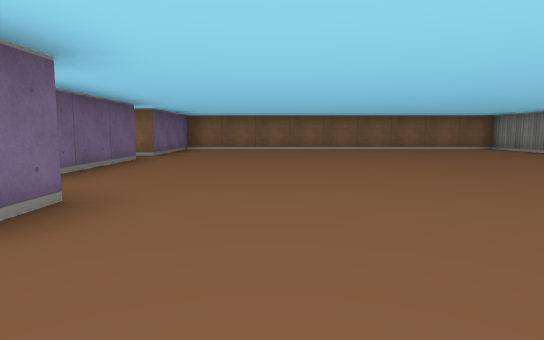
View 1 (above)

14 first-person views from a walk through a cub3D level. The camera is about half as high as the walls, tilts 6° down and sees 75° across. The floor is counted in squares. Each view is taken from the middle of a square. On the plan, view 1 faces up. The plan holds only what a view shows up to about 9 squares ahead; the rest is blank.

View 2
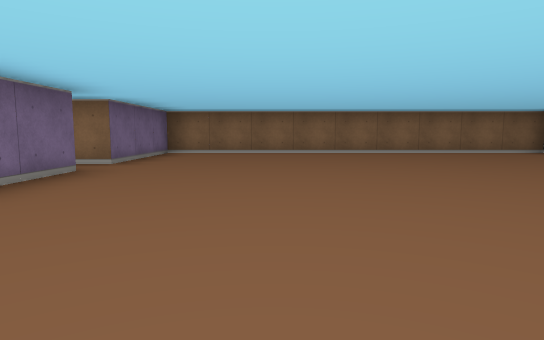

View 3
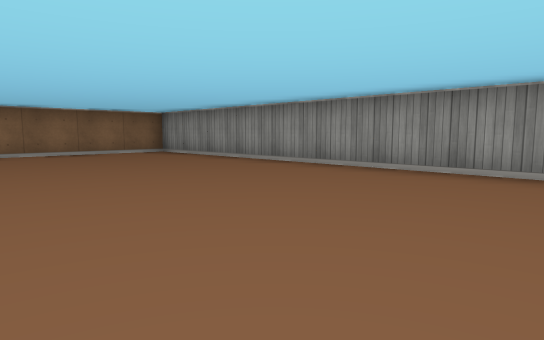

View 4
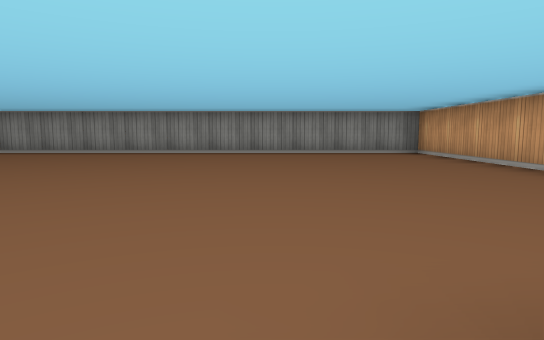

View 5
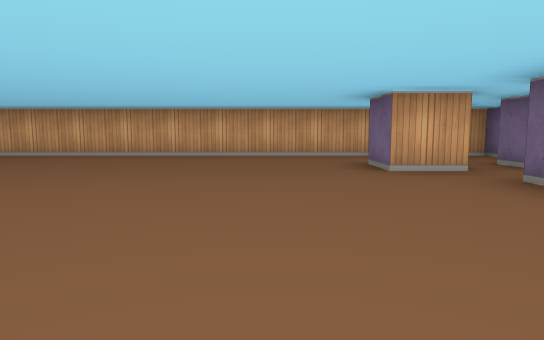

View 6
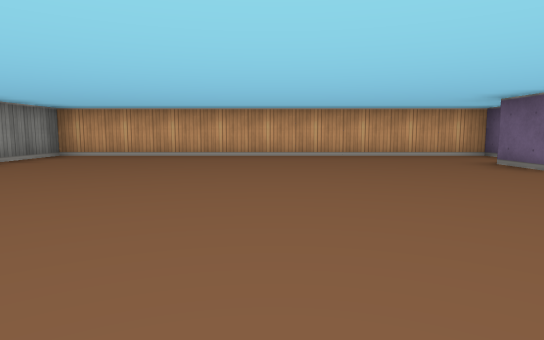

View 7
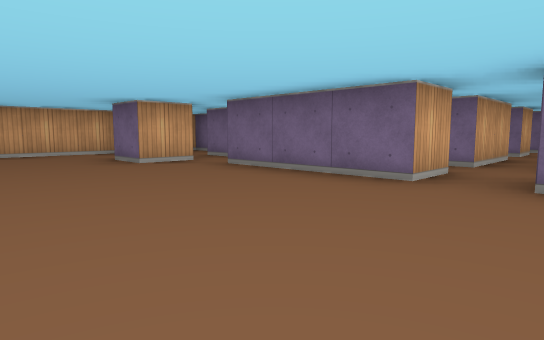

View 8
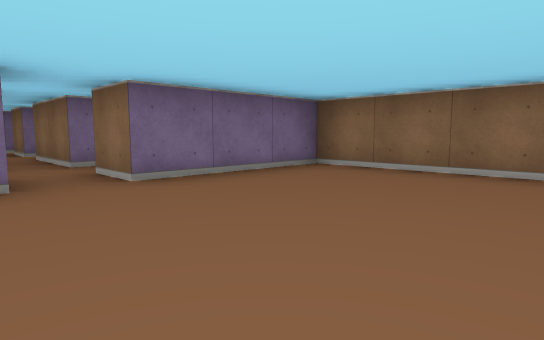

View 9
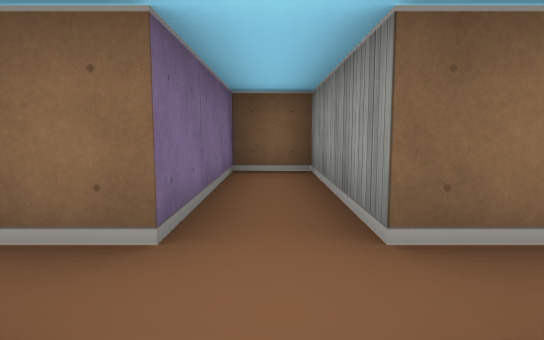

View 10
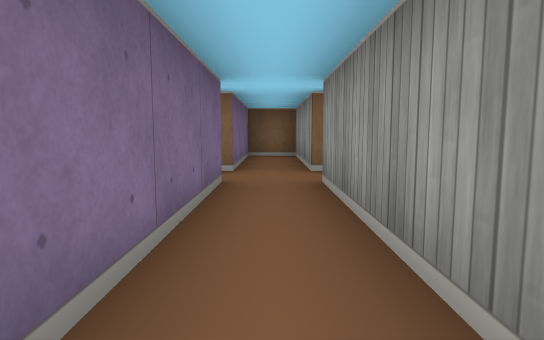

View 11
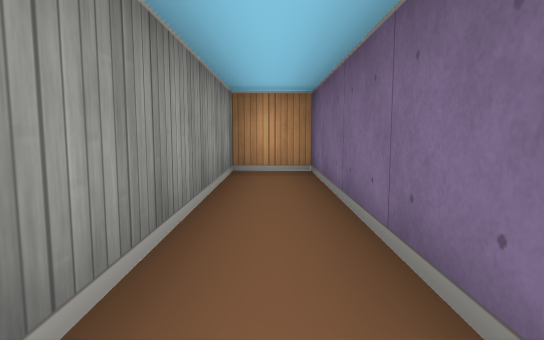

View 12
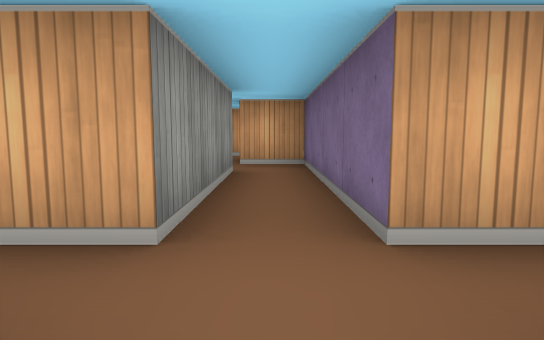

View 13
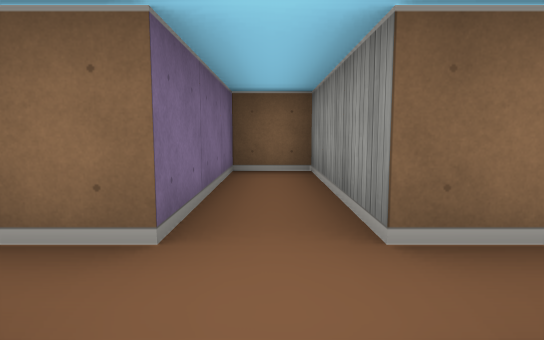

View 14
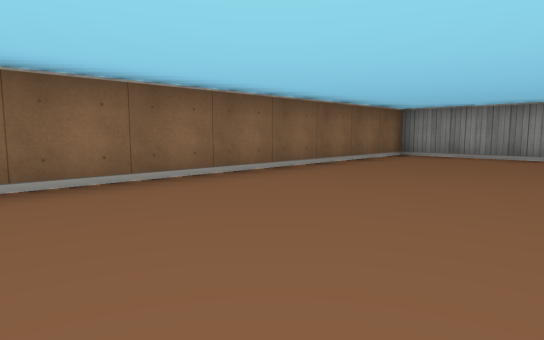

### Floor plan
Points are (right, up) in squares from view 1. A wall is a line through its corners. A room is listed if a view was taken in it or the views show most of it. See-through windows are left out.
Room 1 (views 1, 2, 3, 4, 5, 6, 7, 8, 14)
walls: (-2.5, 6.5) (-2.5, 3.5); (-2.6, 2.5) (-1.5, 2.5) (-1.5, 1.5); (-3.5, 2.2) (-3.5, 1.5); (-2.5, 0) (-2.5, -0.5) (6.5, -0.5) (6.5, 10.5) (-2.5, 10.5) (-2.5, 7.5); (-4.5, 0) (-4.5, -0.5) (-4.1, -0.5)
ways out: opening at (-4, 3) to room 3; opening at (-3, 7) to room 3
Room 2 (views 9, 10, 11)
walls: (-8.5, 6.5) (-7.5, 6.5) (-7.5, 2.5) (-6.5, 2.5) (-6.5, 6.5) (-4.5, 6.5); (-4.5, 7.5) (-6.5, 7.5) (-6.5, 10.5) (-7.5, 10.5) (-7.5, 7.5) (-8.5, 7.5)
ways out: opening at (-5.5, 7) to room 3; opening at (-8, 7)
Room 3 (views 12, 13)
walls: (-4.5, 6.5) (-4.5, 2.5) (-3.5, 2.5); (-2.5, 7.5) (-3.5, 7.5) (-3.5, 10.5) (-4.5, 10.5) (-4.5, 7.5); (-3.5, 3.5) (-3.5, 6.5) (-2.5, 6.5)
ways out: opening at (-4, 3) to room 1; opening at (-3, 7) to room 1; opening at (-5.5, 7) to room 2

Where each view was taken, in squares from view 1:
view 1: 0 up, 0 right, facing up
view 2: 2 up, 0 right, facing up
view 3: 2 up, 2 right, facing up-right
view 4: 3 up, 2 left, facing right
view 5: 7 up, 0 right, facing down
view 6: 7 up, 2 right, facing down
view 7: 8 up, 1 right, facing down-left
view 8: 6 up, 1 right, facing up-left
view 9: 6 up, 7 left, facing up
view 10: 3 up, 7 left, facing up
view 11: 7 up, 7 left, facing down
view 12: 8 up, 4 left, facing down
view 13: 6 up, 4 left, facing up
view 14: 7 up, 1 left, facing up-right
